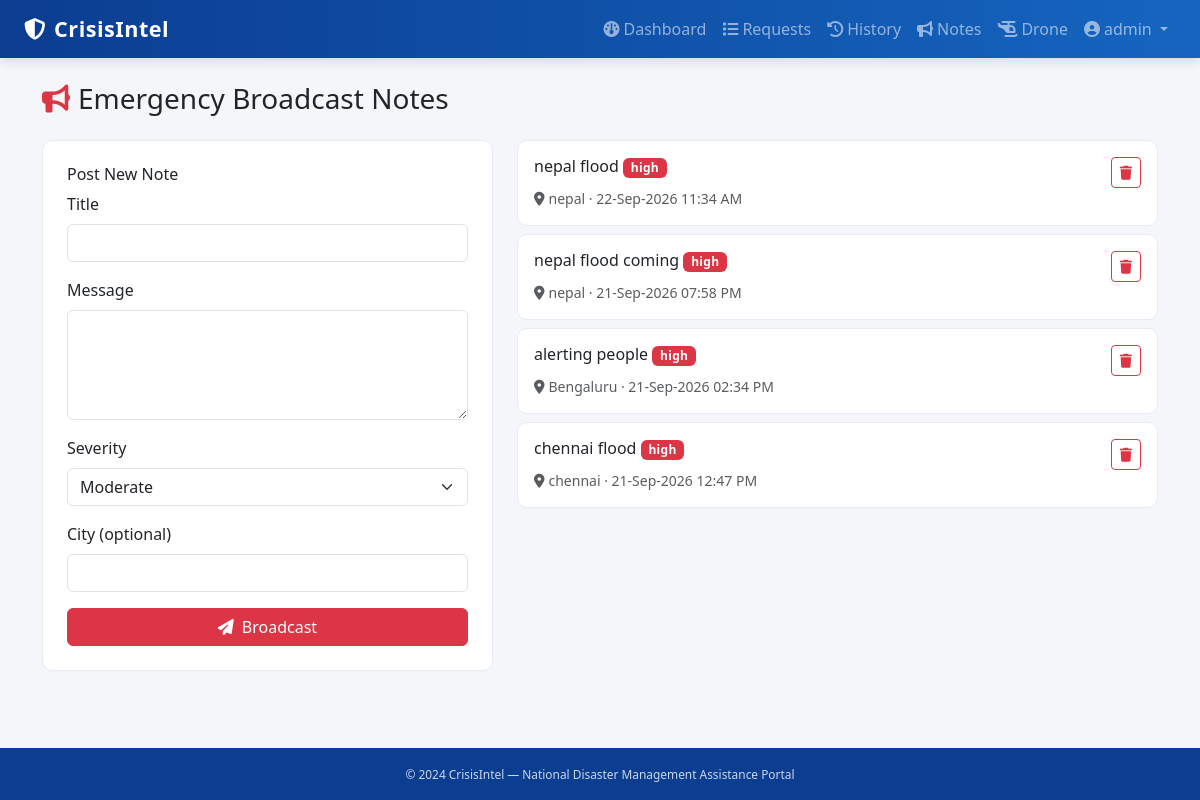
The page /admin/notes (signed in) on the database its author committed.
### tables this page shows
CREATE TABLE emergency_notes (
            id INTEGER PRIMARY KEY AUTOINCREMENT,
            title TEXT NOT NULL,
            message TEXT NOT NULL,
            severity TEXT DEFAULT 'moderate',
            city TEXT,
            created_by INTEGER,
            created_at TIMESTAMP DEFAULT CURRENT_TIMESTAMP,
            FOREIGN KEY(created_by) REFERENCES users(id)
        );

### app.py (the view, shortened to what this page needs)
@app.route("/admin/notes", methods=["GET", "POST"])
@login_required
@admin_required
def admin_notes():
    db = get_db()
    notes = db.execute(
        "SELECT * FROM emergency_notes ORDER BY id DESC"
    ).fetchall()
    db.close()
    return render_template("admin/emergency_notes.html", notes=notes)

### utils/auth_helper.py (called while the page is built)
def login_required(f):
    @wraps(f)
    def wrapper(*args, **kwargs):
        if "user_id" not in session:
            flash("Please login first.", "warning")
            return redirect(url_for("login"))
        return f(*args, **kwargs)
    return wrapper

def admin_required(f):
    @wraps(f)
    def wrapper(*args, **kwargs):
        if session.get("role") != "admin":
            flash("Admin access only.", "danger")
            return redirect(url_for("login"))
        return f(*args, **kwargs)
    return wrapper

### utils/db_helper.py (called while the page is built)
def get_db():
    conn = sqlite3.connect(Config.DATABASE)
    conn.row_factory = sqlite3.Row
    return conn

### utils/timeutil.py (called while the page is built)
def to_ist(value, fmt="%d-%b-%Y %I:%M %p"):
    if value is None or value == "":
        return "—"
    try:
        if isinstance(value, str):
            dt = datetime.strptime(value[:19], "%Y-%m-%d %H:%M:%S")
            dt = dt.replace(tzinfo=timezone.utc)
        elif isinstance(value, datetime):
            dt = value
            if dt.tzinfo is None:
                dt = dt.replace(tzinfo=timezone.utc)
        else:
            return str(value)
        return dt.astimezone(IST).strftime(fmt)
    except Exception:
        return str(value)

### templates/admin/emergency_notes.html (shortened to what this page needs)
{% extends "base.html" %}
{% block content %}
<h3 class="mb-4"><i class="fa fa-bullhorn text-danger me-2"></i>Emergency Broadcast Notes</h3>
<div class="row">
    <div class="col-md-5">
        <div class="card p-4">
            <h6>Post New Note</h6>
            <form method="POST">
                <div class="mb-3"><label class="form-label">Title</label>
                    <input name="title" class="form-control" required></div>
                <div class="mb-3"><label class="form-label">Message</label>
                    <textarea name="message" rows="4" class="form-control" required></textarea></div>
                <div class="mb-3"><label class="form-label">Severity</label>
                    <select name="severity" class="form-select">
                        <option value="moderate" selected>Moderate</option>
                    </select></div>
                <div class="mb-3"><label class="form-label">City (optional)</label>
                    <input name="city" class="form-control"></div>
                <button class="btn btn-danger w-100"><i class="fa fa-paper-plane me-2"></i>Broadcast</button>
            </form>
        </div>
    </div>
    <div class="col-md-7">
        {% for n in notes %}
        <div class="card p-3 mb-2">
            <div class="d-flex justify-content-between">
                <h6 class="mb-1">{{ n.title }}
                    <span class="badge bg-{{ 'danger' if n.severity=='high' else 'warning text-dark' if n.severity=='moderate' else 'secondary' }}">{{ n.severity }}</span>
                </h6>
                <form method="POST" action="{{ url_for('admin_delete_note', nid=n.id) }}">
                    <button class="btn btn-sm btn-outline-danger"><i class="fa fa-trash"></i></button>
                </form>
            </div>
            <small class="text-muted">
                {% if n.city %}<i class="fa fa-location-dot me-1"></i>{{ n.city }} · {% endif %}
                {{ n.created_at | ist }}
            </small>
        </div>
        {% else %}
        <p class="text-muted">No notes posted yet.</p>
        {% endfor %}
    </div>
</div>
{% endblock %}

### static/css/style.css (style rules this page uses)
body { background: #f4f6fa; font-family: 'Segoe UI', Roboto, sans-serif; min-height: 100vh; display: flex; flex-direction: column; }
.card { border-radius: 10px; border: 1px solid #e6ebf5; }
.badge { font-weight: 600; letter-spacing: .3px; }

### rows shown on the page
emergency_notes: title "nepal flood", severity "high", city "nepal", created_at|ist "22-Sep-2026 11:34 AM"
emergency_notes: title "nepal flood coming", severity "high", city "nepal", created_at|ist "21-Sep-2026 07:58 PM"
emergency_notes: title "alerting people", severity "high", city "Bengaluru", created_at|ist "21-Sep-2026 02:34 PM"
emergency_notes: title "chennai flood", severity "high", city "chennai", created_at|ist "21-Sep-2026 12:47 PM"

### other values the page prints
{{ session.name }} "admin"
